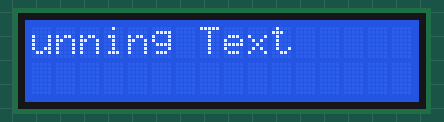
This sketch was run on a simulated Arduino Uno, built with avr-gcc and run on an emulated ATmega328P. Parts: 16×2 character LCD.

Above: at 1.21 s.
At 3.01 s:
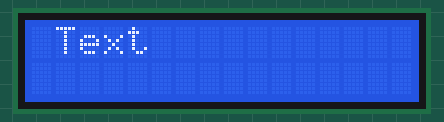
At 5.11 s:
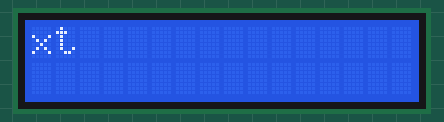
At 9.31 s:
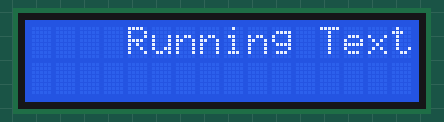
At 13.52 s:
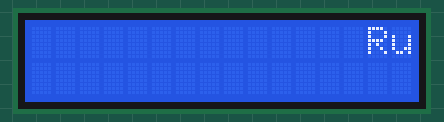
At 17.6 s:
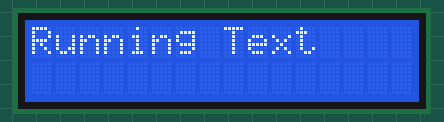

Measured:
- by itself, everything shown: repeats every 17.8 s, in 56 steps
- what the display in image 5 shows lasts 1.3 s, from 17.6 s to 18.9 s

The sketch:

Scroll_Text_LCD.ino
```cpp
// include the library code:
#include <LiquidCrystal.h>
// initialize the library with the numbers of the interface pins
LiquidCrystal lcd(11,12,14,15,16,17);
void setup() {
// set up the LCD's number of rows and columns:
lcd.begin(16, 2);
// Print a message to the LCD.
lcd.print("Running Text"); // 12 huruf
delay(1000);
}
void loop() {
// scroll 12 positions (string length) to the left
// to move it offscreen left:
for (int positionCounter = 0; positionCounter < 12; positionCounter++) {
// scroll one position left:
lcd.scrollDisplayLeft();
// wait a bit:
delay(300);
}
// scroll 28 positions (string length + display length) to the right
// to move it offscreen right: 12+16 = 28
for (int positionCounter = 0; positionCounter < 28; positionCounter++) {
// scroll one position right:
lcd.scrollDisplayRight();
// wait a bit:
delay(300);
}
// scroll 16 positions (display length + string length) to the left
// to move it back to center:
for (int positionCounter = 0; positionCounter < 16; positionCounter++) {
// scroll one position left:
lcd.scrollDisplayLeft();
// wait a bit:
delay(300);
}
// delay at the end of the full loop:
delay(1000);
}
```
